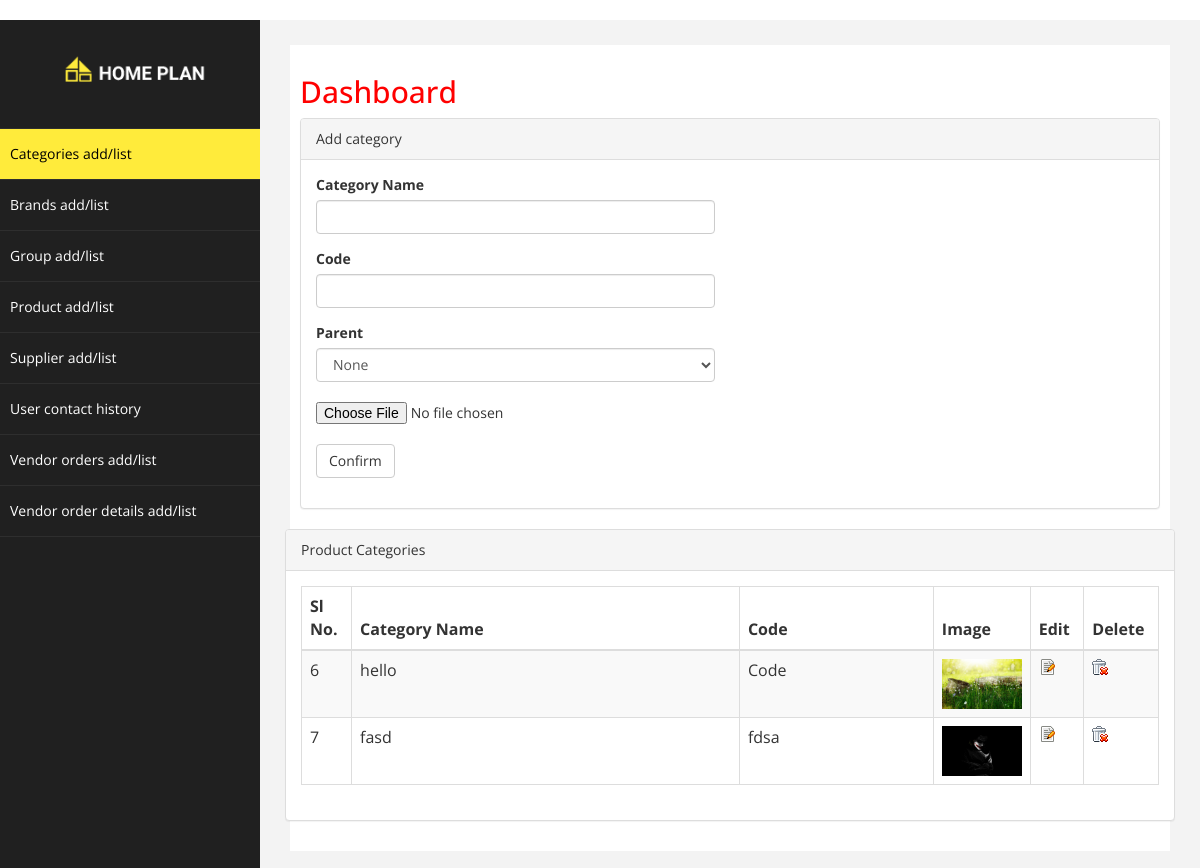
Before: /backend/ with the older database file.
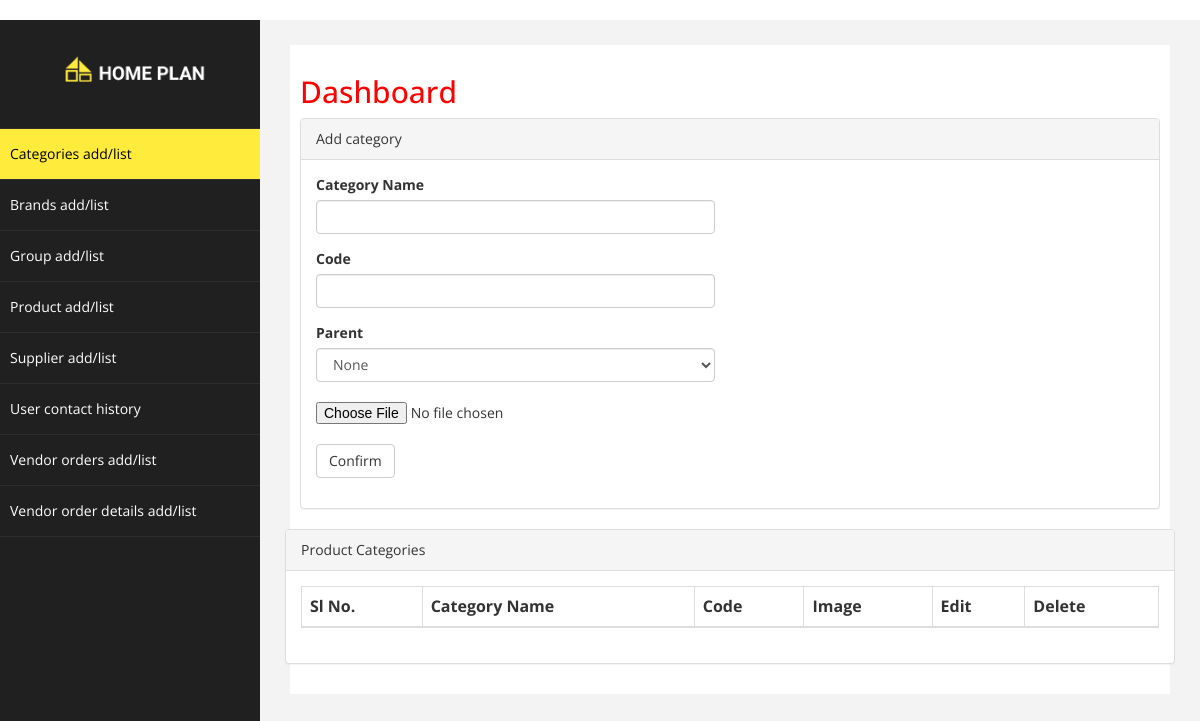
After: the same page with the newer database file.
### backend/models.py (models this page shows)
class Category(models.Model):
    category_name = models.CharField(max_length=300)
    category_code = models.CharField(max_length=100)
    category_parent = models.ForeignKey('self', blank=True, null=True)
    category_image = models.ImageField(upload_to='category')
    def __str__(self):
        return self.category_name

### backend/views.py (the view)
def add_category(request):
    categories = Category.objects.all()
    form = CategoryForm()
    context = RequestContext(request, {'form': form, 'category': categories,
                                       'MEDIA_URL': settings.MEDIA_URL})
    if request.method == 'POST':
        form = CategoryForm(request.POST, request.FILES)
        if form.is_valid():
            category = CategoryForm.save(form)
            category_parent = form.cleaned_data['category_parent']
            category_image = form.cleaned_data['category_image']
            category.category_image = category_image
            category.category_parent = category_parent
            category.save()
    else:
        categories = Category.objects.all()
        form = CategoryForm()
        context = RequestContext(request,
                                 {'form': form, 'category': categories,
                                  'MEDIA_URL': settings.MEDIA_URL})
    return render_to_response('backend/index.html', context_instance=context)

### backend/forms.py
class CategoryForm(forms.ModelForm):
    def __init__(self, *args, **kwargs):
        super(CategoryForm, self).__init__(*args, **kwargs)
        self.fields['category_parent'].required = False
    category_parent = forms.ModelChoiceField(
        queryset=Category.objects.all(), empty_label='None')
    category_image = forms.ImageField()
    class Meta:
        model = Category
        fields = ('category_name', 'category_code',)

### backend/templates/backend/index.html (shortened to what the changed rows need)
﻿{% load staticfiles %}
{% load widget_tweaks %}
<!DOCTYPE html>
<html xmlns="http://www.w3.org/1999/xhtml">
<head>
  <link href="{% static 'css/bootstrap.css' %}" rel="stylesheet" />
  <link href="{% static 'css/font-awesome.css' %}" rel="stylesheet" />
  <link href="{% static  'js/morris/morris-0.4.3.min.css' %}" rel="stylesheet" />
  <link href="{% static 'css/custom.css' %}" rel="stylesheet" />
</head>
<body>
<div id="wrapper">
  <div id="page-wrapper" >
    <div id="page-inner">
      <div class="row">
        <div class="col-md-12">
          <h2>Dashboard</h2>
        </div>
      </div>
      <div class="row">
        <div class="col-md-12">
          <div class="panel panel-default">
            <div class="panel-body">
              <div class="table-responsive">
                <table class="table table-striped table-bordered table-hover" id="dataTables-example">
                  <thead>
                  <tr>
                    <th>Sl No.</th>
                    <th>Category Name</th>
                    <th>Code</th>
                    <th>Image</th>
                    <th>Edit</th>
                    <th>Delete</th>
                  </tr>
                  </thead>
                  <tbody>
                    {%for cat in category %}
                    <tr class="odd gradeX">
                      <td style="width:5%";>{{cat.id}}</td>
                      <td style="width:40%";>{{cat.category_name}}</td>
                      <td style="width:20%";>{{cat.category_code}}</td>
                      <td style="width:10%";><img src="{{MEDIA_URL}}{{cat.category_image}}" alt="Image" class="center-block img-responsive"></td>
                      <td style="width:5%";class="center"><a href=""><img src="{% static 'img/edit.png' %}" width="16" height="16"></a></td>
                      <td style="width:5%";class="center"><a href="category_remove/{{cat.id}}"><img src="{% static 'img/delete.gif' %}" width="16" height="16"></a></td>
                    </tr>
                    {% endfor %}
                  </tbody>
                </table>
              </div>
            </div>
          </div>
        </div>
      </div>
    </div>
  </div>
</div>
</body>
</html>

Changed rows visible on the page:
removed Category: id "6", category_name "hello", category_code "Code", category_image (picture)
removed Category: id "7", category_name "fasd", category_code "fdsa", category_image (picture)
